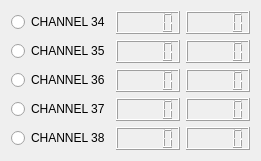
      <widget class="QWidget" name="layoutWidget">
       <property name="geometry">
        <rect>
         <x>280</x>
         <y>510</y>
         <width>261</width>
         <height>151</height>
        </rect>
       </property>
       <layout class="QVBoxLayout" name="verticalLayout_5">
        <item>
         <layout class="QHBoxLayout" name="horizontalLayout_52">
          <item>
           <widget class="QRadioButton" name="lvds_rx_en_33">
            <property name="text">
             <string>CHANNEL 34</string>
            </property>
            <property name="autoExclusive">
             <bool>false</bool>
            </property>
           </widget>
          </item>
          <item>
           <widget class="QLCDNumber" name="lvds_freq_33"/>
          </item>
          <item>
           <widget class="QLCDNumber" name="lvds_glitch_cnt_33"/>
          </item>
         </layout>
        </item>
        <item>
         <layout class="QHBoxLayout" name="horizontalLayout_75">
          <item>
           <widget class="QRadioButton" name="lvds_rx_en_56">
            <property name="text">
             <string>CHANNEL 35</string>
            </property>
            <property name="autoExclusive">
             <bool>false</bool>
            </property>
           </widget>
          </item>
          <item>
           <widget class="QLCDNumber" name="lvds_freq_56"/>
          </item>
          <item>
           <widget class="QLCDNumber" name="lvds_glitch_cnt_56"/>
          </item>
         </layout>
        </item>
        <item>
         <layout class="QHBoxLayout" name="horizontalLayout_48">
          <item>
           <widget class="QRadioButton" name="lvds_rx_en_29">
            <property name="text">
             <string>CHANNEL 36</string>
            </property>
            <property name="autoExclusive">
             <bool>false</bool>
            </property>
           </widget>
          </item>
          <item>
           <widget class="QLCDNumber" name="lvds_freq_29"/>
          </item>
          <item>
           <widget class="QLCDNumber" name="lvds_glitch_cnt_29"/>
          </item>
         </layout>
        </item>
        <item>
         <layout class="QHBoxLayout" name="horizontalLayout_46">
          <item>
           <widget class="QRadioButton" name="lvds_rx_en_27">
            <property name="text">
             <string>CHANNEL 37</string>
            </property>
            <property name="autoExclusive">
             <bool>false</bool>
            </property>
           </widget>
          </item>
          <item>
           <widget class="QLCDNumber" name="lvds_freq_27"/>
          </item>
          <item>
           <widget class="QLCDNumber" name="lvds_glitch_cnt_27"/>
          </item>
         </layout>
        </item>
        <item>
         <layout class="QHBoxLayout" name="horizontalLayout_53">
          <item>
           <widget class="QRadioButton" name="lvds_rx_en_34">
            <property name="text">
             <string>CHANNEL 38</string>
            </property>
            <property name="autoExclusive">
             <bool>false</bool>
            </property>
           </widget>
          </item>
          <item>
           <widget class="QLCDNumber" name="lvds_freq_34"/>
          </item>
          <item>
           <widget class="QLCDNumber" name="lvds_glitch_cnt_34"/>
          </item>
         </layout>
        </item>
       </layout>
      </widget>
